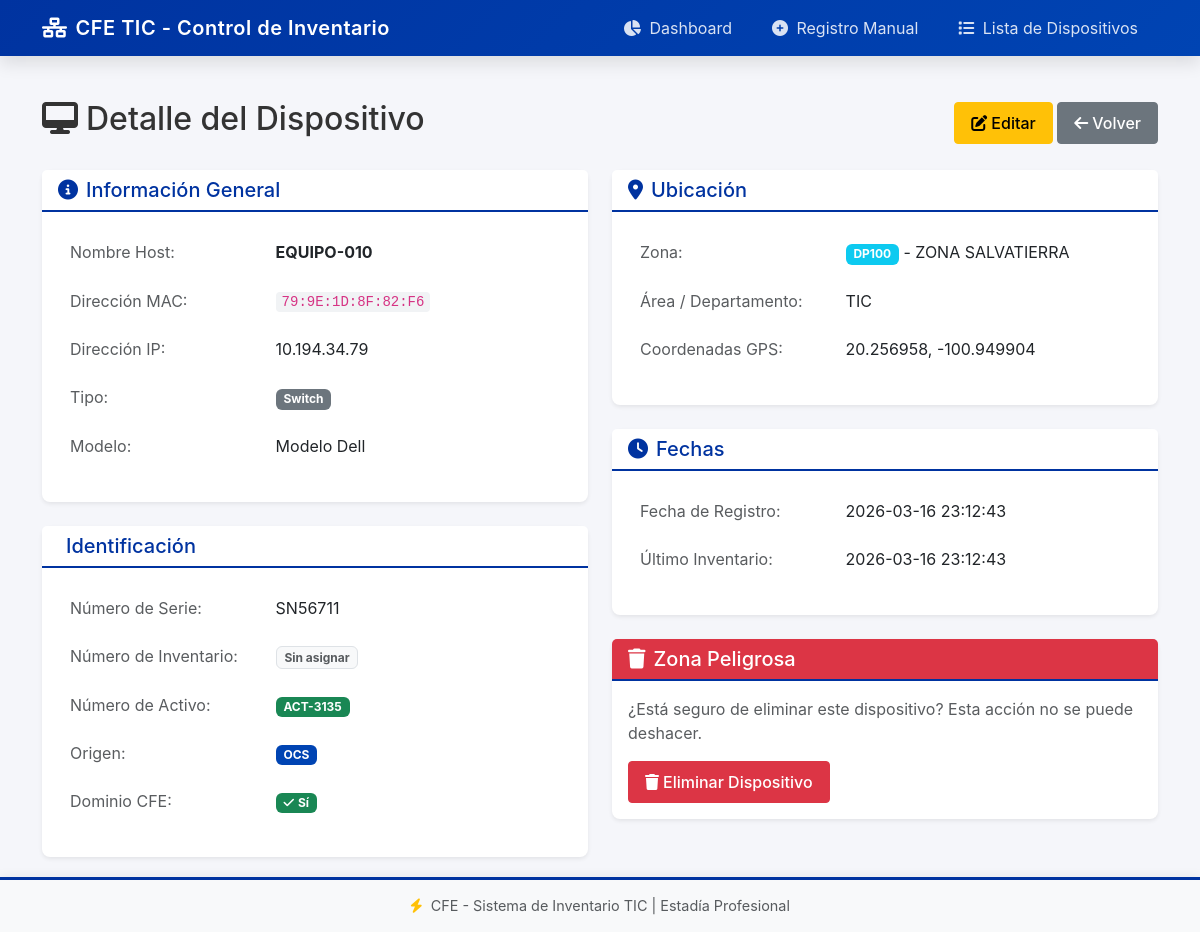
Screenshot of /dispositivos/detalle/10 with the database file from the repository.
### tables this page shows
CREATE TABLE DISPOSITIVOS (
                    id INTEGER PRIMARY KEY AUTOINCREMENT,
                    mac_address TEXT UNIQUE,
                    ip_address TEXT,
                    nombre_host TEXT,
                    numero_serie TEXT,
                    modelo TEXT,
                    tipo TEXT,
                    origen TEXT DEFAULT 'OCS',
                    numero_activo TEXT,
                    cve_zona TEXT,
                    coordenadas_gps TEXT,
                    area_pertenencia TEXT,
                    dominio BOOLEAN DEFAULT 0,
                    fecha_registro TIMESTAMP DEFAULT CURRENT_TIMESTAMP,
                    fecha_ultimo_inventario TIMESTAMP, numero_inventario TEXT,
                    FOREIGN KEY (cve_zona) REFERENCES ZONAS(cve_zona)
                );

CREATE TABLE ZONAS (
                    cve_zona TEXT PRIMARY KEY,
                    nombre_zona TEXT
                );

### app.py (the view)
@app.route('/dispositivos/detalle/<int:dispositivo_id>')
def detalle_dispositivo(dispositivo_id):
    dispositivo = obtener_dispositivo_por_id(dispositivo_id)
    if not dispositivo:
        return redirect(url_for('dispositivos'))
    return render_template(
        'detalle_dispositivo.html',
        dispositivo=dispositivo,
        zonas=ZONAS_CFE
    )

### models.py (called while the page is built)
def get_connection():
    return sqlite3.connect(config.DATABASE_PATH)

def obtener_dispositivo_por_id(dispositivo_id):
    try:
        with get_connection() as conn:
            conn.row_factory = sqlite3.Row
            cursor = conn.cursor()
            cursor.execute("""
                SELECT d.*, z.nombre_zona
                FROM DISPOSITIVOS d
                LEFT JOIN ZONAS z ON d.cve_zona = z.cve_zona
                WHERE d.id = ?
            """, (dispositivo_id,))
            row = cursor.fetchone()
            return dict(row) if row else None
    except sqlite3.Error as e:
        print(f"Error al obtener dispositivo: {e}")
        return None

### templates/detalle_dispositivo.html (shortened to what this page needs)
{% extends "base.html" %}
{% block content %}
<div class="detalle-dispositivo">
    <div class="d-flex justify-content-between align-items-center mb-4">
        <h2>
            <i class="fas fa-desktop me-2"></i>Detalle del Dispositivo
        </h2>
        <div>
            <a href="{{ url_for('editar_dispositivo', dispositivo_id=dispositivo.id) }}" class="btn btn-warning">
                <i class="fas fa-edit me-1"></i>Editar
            </a>
            <a href="{{ url_for('dispositivos') }}" class="btn btn-secondary">
                <i class="fas fa-arrow-left me-1"></i>Volver
            </a>
        </div>
    </div>
    <div class="row">
        <div class="col-md-6">
            <div class="card mb-4">
                <div class="card-header">
                    <h5 class="mb-0">
                        <i class="fas fa-info-circle me-2"></i>Información General
                    </h5>
                </div>
                <div class="card-body">
                    <table class="table table-borderless">
                        <tr>
                            <td class="text-muted" style="width: 40%;">Nombre Host:</td>
                            <td><strong>{{ dispositivo.nombre_host or '-' }}</strong></td>
                        </tr>
                        <tr>
                            <td class="text-muted">Dirección MAC:</td>
                            <td><code>{{ dispositivo.mac_address or '-' }}</code></td>
                        </tr>
                        <tr>
                            <td class="text-muted">Dirección IP:</td>
                            <td>{{ dispositivo.ip_address or '-' }}</td>
                        </tr>
                        <tr>
                            <td class="text-muted">Tipo:</td>
                            <td><span class="badge bg-secondary">{{ dispositivo.tipo or '-' }}</span></td>
                        </tr>
                        <tr>
                            <td class="text-muted">Modelo:</td>
                            <td>{{ dispositivo.modelo or '-' }}</td>
                        </tr>
                    </table>
                </div>
            </div>
            <div class="card">
                <div class="card-header">
                    <h5 class="mb-0">
                        Identificación
                    </h5>
                </div>
                <div class="card-body">
                    <table class="table table-borderless">
                        <tr>
                            <td class="text-muted" style="width: 40%;">Número de Serie:</td>
                            <td>{{ dispositivo.numero_serie or '-' }}</td>
                        </tr>
                        <tr>
                            <td class="text-muted">Número de Inventario:</td>
                            <td>
                                {% if dispositivo.numero_inventario %}
                                <span class="badge bg-primary">{{ dispositivo.numero_inventario }}</span>
                                {% else %}
                                <span class="badge bg-light text-muted border">Sin asignar</span>
                                {% endif %}
                            </td>
                        </tr>
                        <tr>
                            <td class="text-muted">Número de Activo:</td>
                            <td>
                                {% if dispositivo.numero_activo %}
                                <span class="badge bg-success">{{ dispositivo.numero_activo }}</span>
                                {% else %}
                                <span class="badge badge-pendiente">Pendiente</span>
                                {% endif %}
                            </td>
                        </tr>
                        <tr>
                            <td class="text-muted">Origen:</td>
                            <td>
                                {% if dispositivo.origen == 'OCS' %}
                                <span class="badge badge-ocs">OCS</span>
                                {% else %}
                                <span class="badge badge-manual">MANUAL</span>
                                {% endif %}
                            </td>
                        </tr>
                        <tr>
                            <td class="text-muted">Dominio CFE:</td>
                            <td>
                                {% if dispositivo.dominio %}
                                <span class="badge bg-success"><i class="fas fa-check me-1"></i>Sí</span>
                                {% else %}
                                <span class="badge bg-secondary">No</span>
                                {% endif %}
                            </td>
                        </tr>
                    </table>
                </div>
            </div>
        </div>
        <div class="col-md-6">
            <div class="card mb-4">
                <div class="card-header">
                    <h5 class="mb-0">
                        <i class="fas fa-map-marker-alt me-2"></i>Ubicación
                    </h5>
                </div>
                <div class="card-body">
                    <table class="table table-borderless">
                        <tr>
                            <td class="text-muted" style="width: 40%;">Zona:</td>
                            <td>
                                {% if dispositivo.cve_zona %}
                                <span class="badge bg-info">{{ dispositivo.cve_zona }}</span>
                                {% if dispositivo.nombre_zona %}
                                - {{ dispositivo.nombre_zona }}
                                {% endif %}
                                {% else %}
                                -
                                {% endif %}
                            </td>
                        </tr>
                        <tr>
                            <td class="text-muted">Área / Departamento:</td>
                            <td>{{ dispositivo.area_pertenencia or '-' }}</td>
                        </tr>
                        <tr>
                            <td class="text-muted">Coordenadas GPS:</td>
                            <td>{{ dispositivo.coordenadas_gps or '-' }}</td>
                        </tr>
                    </table>
                </div>
            </div>
            <div class="card">
                <div class="card-header">
                    <h5 class="mb-0">
                        <i class="fas fa-clock me-2"></i>Fechas
                    </h5>
                </div>
                <div class="card-body">
                    <table class="table table-borderless">
                        <tr>
                            <td class="text-muted" style="width: 40%;">Fecha de Registro:</td>
                            <td>{{ dispositivo.fecha_registro or '-' }}</td>
                        </tr>
                        <tr>
                            <td class="text-muted">Último Inventario:</td>
                            <td>{{ dispositivo.fecha_ultimo_inventario or '-' }}</td>
                        </tr>
                    </table>
                </div>
            </div>
            <div class="card mt-4">
                <div class="card-header bg-danger text-white">
                    <h5 class="mb-0">
                        <i class="fas fa-trash me-2"></i>Zona Peligrosa
                    </h5>
                </div>
                <div class="card-body">
                    <p class="text-muted">¿Está seguro de eliminar este dispositivo? Esta acción no se puede deshacer.</p>
                    <button class="btn btn-danger btn-eliminar" data-id="{{ dispositivo.id }}" data-nombre="{{ dispositivo.nombre_host or 'dispositivo' }}">
                        <i class="fas fa-trash me-1"></i>Eliminar Dispositivo
                    </button>
                </div>
            </div>
        </div>
    </div>
</div>
{% endblock %}

### static/css/style.css (style rules this page uses)
:root { --cfe-blue: #003366; --cfe-light-blue: #0044b3; --cfe-gold: #ffc107; --cfe-dark: #1a1a2e; --cfe-gray: #6c757d; --cfe-success: #28a745; --cfe-danger: #dc3545; --cfe-warning: #ffc107; --shadow-sm: 0 0.125rem 0.25rem rgba(0, 0, 0, 0.075); --shadow-md: 0 0.5rem 1rem rgba(0, 0, 0, 0.1); --shadow-lg: 0 1rem 3rem rgba(0, 0, 0, 0.15); --radius-sm: 0.25rem; --radius-md: 0.5rem; --radius-lg: 0.75rem; --transition: all 0.3s ease; }
* { box-sizing: border-box; }
body { font-family: -apple-system, BlinkMacSystemFont, 'Segoe UI', Roboto, 'Helvetica Neue', Arial, sans-serif; background-color: #f5f6fa; color: #333; }
.card { border: none; border-radius: var(--radius-md); box-shadow: var(--shadow-sm); transition: var(--transition); }
.card-header { background-color: white; border-bottom: 2px solid var(--cfe-blue); font-weight: 600; color: var(--cfe-blue); }
.badge-ocs { background-color: #0044b3; color: white; }
.table td { vertical-align: middle; padding: 0.75rem; }
.btn { border-radius: var(--radius-sm); font-weight: 500; padding: 0.5rem 1rem; transition: var(--transition); }
.card, .stat-card { animation: fadeIn 0.4s ease-out; }
code { background-color: #f1f3f5; padding: 0.125rem 0.375rem; border-radius: var(--radius-sm); font-size: 0.875rem; color: #d63384; }

### templates/base.html (style rules this page uses)
:root { --cfe-blue: #0033A0; --cfe-dark: #1a1a2e; --cfe-light: #f8f9fa; }
body { min-height: 100vh; display: flex; flex-direction: column; }

### rows the page displays
DISPOSITIVOS: nombre_host "EQUIPO-010", mac_address "79:9E:1D:8F:82:F6", ip_address "10.194.34.79", tipo "Switch", modelo "Modelo Dell", numero_serie "SN56711", numero_activo "ACT-3135", cve_zona "DP100", area_pertenencia "TIC", coordenadas_gps "20.256958, -100.949904", fecha_registro "2026-03-16 23:12:43", fecha_ultimo_inventario "2026-03-16 23:12:43"
ZONAS: nombre_zona "ZONA SALVATIERRA"
